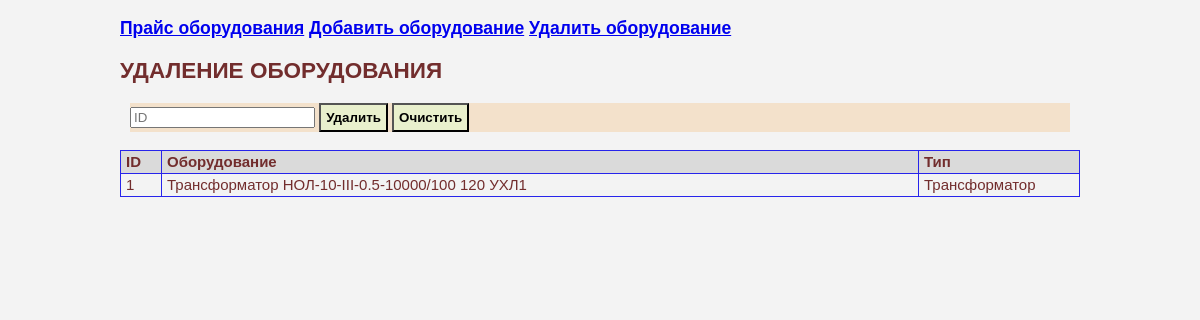
The page /del_eqip_form on the database as committed earlier.
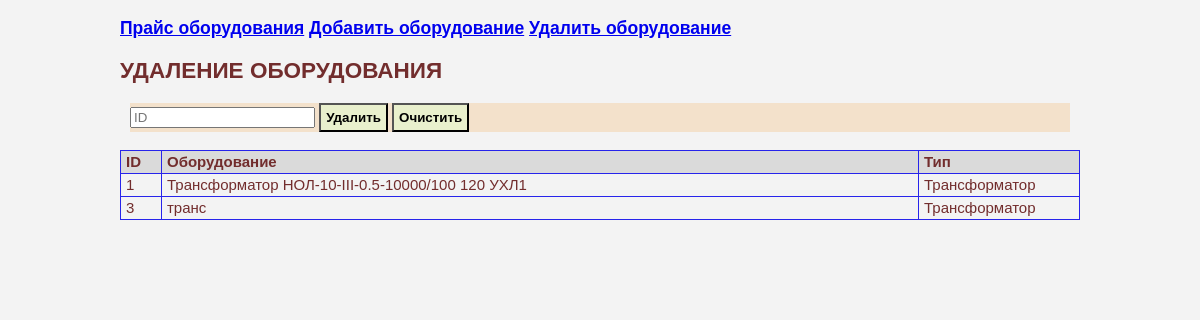
The same page on the database as committed later.
### tables this page shows
CREATE TABLE equips (
                            id integer not null primary key autoincrement,
                            equip text not null COLLATE NOCASE,
                            type text COLLATE NOCASE);

CREATE TABLE prices (
                            id integer not null primary key autoincrement,
                            id_eq integer not null,
                            price real not null,
                            date date,
                            actual integer, 
                            foreign key (id_eq) references equips(id));

### app_equip.py (the view)
@app.route('/del_eqip_form', methods=['GET','POST'])
def del_eqip():
    dbs = db_sqlite.EquipDB()
    if request.form.get('ID_equip'):
        dbs.del_equip(request.form['ID_equip'])
    result = dbs.get_eqips()
    return render_template('del_equip_form.html', the_title='УДАЛЕНИЕ ОБОРУДОВАНИЯ', the_results=result)

### db_sqlite.py (called while the page is built)
def sqlite_lower(value_):
        return value_.lower()

    def get_eqips(self, id="", name_eq="", type_eq=""):
        with sqlite3.connect(self._database) as connection:
            connection.create_collation("NOCASE", ignore_case_collation)
            connection.create_function("LOWER", 1, sqlite_lower)
            connection.create_function("UPPER", 1, sqlite_upper)
            result = connection.execute("""select eq.id, eq.equip, eq.type, pr.id_eq, pr.price, pr.date, pr.actual from equips as eq
                        LEFT OUTER JOIN (select * from prices where actual=1) as pr
                        ON eq.id =pr.id_eq
                        where eq.id LIKE ? and LOWER(eq.equip) LIKE ? and LOWER(eq.type) LIKE ?""", (f'%{id}%',f'%{name_eq.lower()}%', f'%{type_eq.lower()}%'))
        return result

### templates/del_equip_form.html
{% extends 'base.html' %}
{% block body %}
<h2>{{ the_title }}</h2>
<form method='POST' action='/del_eqip_form'>
<div>
    <span><input name='ID_equip' type='TEXT' value='' placeholder="ID"></span>
    <span><input class='form_bottom' value='Удалить' type='SUBMIT'></span>
    <span><input class='form_bottom' value='Очистить' type='Reset'></span>
</div>
<br>
</form>
<table class="table">
    <thead>
        <tr>
            <td width="30em">ID</td>
            <td width="100%">Оборудование</td>
            <td width="150em">Тип</td>
        </tr>
    </thead>
    <tbody>
        {% for i in the_results %}
            <tr>
                <td>{{i[0]}}</td>
                <td>{{i[1]}}</td>
                <td>{{i[2]}}</td>
            </tr>
        {% endfor %}
    </tbody>
    </table>
{% endblock %}

Rows that differ between the two databases and show on the page:
no longer on this page (row unchanged): equips: id "1", equip "Трансформатор НОЛ-10-III-0.5-10000/100 120 УХЛ1", type "Трансформатор"
added prices: i "1", equip "Трансформатор НОЛ-10-III-0.5-10000/100 120 УХЛ1", type "Трансформатор"
added prices: i "3", equip "транс", type "Трансформатор"
